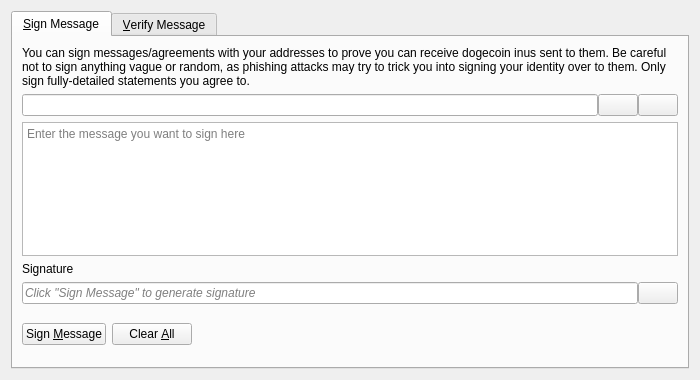
<?xml version="1.0" encoding="UTF-8"?>
<ui version="4.0">
 <class>SignVerifyMessageDialog</class>
 <widget class="QDialog" name="SignVerifyMessageDialog">
  <property name="geometry">
   <rect>
    <x>0</x>
    <y>0</y>
    <width>700</width>
    <height>380</height>
   </rect>
  </property>
  <property name="windowTitle">
   <string>Signatures - Sign / Verify a Message</string>
  </property>
  <property name="modal">
   <bool>true</bool>
  </property>
  <layout class="QVBoxLayout" name="verticalLayout">
   <item>
    <widget class="QTabWidget" name="tabWidget">
     <property name="currentIndex">
      <number>0</number>
     </property>
     <widget class="QWidget" name="tabSignMessage">
      <attribute name="title">
       <string>&amp;Sign Message</string>
      </attribute>
      <layout class="QVBoxLayout" name="verticalLayout_SM">
       <item>
        <widget class="QLabel" name="infoLabel_SM">
         <property name="text">
          <string>You can sign messages/agreements with your addresses to prove you can receive dogecoin inus sent to them. Be careful not to sign anything vague or random, as phishing attacks may try to trick you into signing your identity over to them. Only sign fully-detailed statements you agree to.</string>
         </property>
         <property name="textFormat">
          <enum>Qt::PlainText</enum>
         </property>
         <property name="wordWrap">
          <bool>true</bool>
         </property>
        </widget>
       </item>
       <item>
        <layout class="QHBoxLayout" name="horizontalLayout_1_SM">
         <property name="spacing">
          <number>0</number>
         </property>
         <item>
          <widget class="QValidatedLineEdit" name="addressIn_SM">
           <property name="toolTip">
            <string>The Litecoin address to sign the message with</string>
           </property>
          </widget>
         </item>
         <item>
          <widget class="QPushButton" name="addressBookButton_SM">
           <property name="toolTip">
            <string>Choose previously used address</string>
           </property>
           <property name="text">
            <string/>
           </property>
           <property name="icon">
            <iconset resource="../bitcoin.qrc">
             <normaloff>:/icons/address-book</normaloff>:/icons/address-book</iconset>
           </property>
           <property name="shortcut">
            <string>Alt+A</string>
           </property>
           <property name="autoDefault">
            <bool>false</bool>
           </property>
          </widget>
         </item>
         <item>
          <widget class="QPushButton" name="pasteButton_SM">
           <property name="toolTip">
            <string>Paste address from clipboard</string>
           </property>
           <property name="text">
            <string/>
           </property>
           <property name="icon">
            <iconset resource="../bitcoin.qrc">
             <normaloff>:/icons/editpaste</normaloff>:/icons/editpaste</iconset>
           </property>
           <property name="shortcut">
            <string>Alt+P</string>
           </property>
           <property name="autoDefault">
            <bool>false</bool>
           </property>
          </widget>
         </item>
        </layout>
       </item>
       <item>
        <widget class="QPlainTextEdit" name="messageIn_SM">
         <property name="toolTip">
          <string>Enter the message you want to sign here</string>
         </property>
         <property name="placeholderText">
          <string>Enter the message you want to sign here</string>
         </property>
        </widget>
       </item>
       <item>
        <widget class="QLabel" name="signatureLabel_SM">
         <property name="text">
          <string>Signature</string>
         </property>
         <property name="textFormat">
          <enum>Qt::PlainText</enum>
         </property>
        </widget>
       </item>
       <item>
        <layout class="QHBoxLayout" name="horizontalLayout_2_SM">
         <property name="spacing">
          <number>0</number>
         </property>
         <item>
          <widget class="QLineEdit" name="signatureOut_SM">
           <property name="placeholderText">
            <string>Click "Sign Message" to generate signature</string>
           </property>
           <property name="font">
            <font>
             <italic>true</italic>
            </font>
           </property>
           <property name="readOnly">
            <bool>true</bool>
           </property>
          </widget>
         </item>
         <item>
          <widget class="QPushButton" name="copySignatureButton_SM">
           <property name="toolTip">
            <string>Copy the current signature to the system clipboard</string>
           </property>
           <property name="text">
            <string/>
           </property>
           <property name="icon">
            <iconset resource="../bitcoin.qrc">
             <normaloff>:/icons/editcopy</normaloff>:/icons/editcopy</iconset>
           </property>
           <property name="autoDefault">
            <bool>false</bool>
           </property>
          </widget>
         </item>
        </layout>
       </item>
       <item>
        <layout class="QHBoxLayout" name="horizontalLayout_3_SM">
         <item>
          <widget class="QPushButton" name="signMessageButton_SM">
           <property name="toolTip">
            <string>Sign the message to prove you own this Litecoin address</string>
           </property>
           <property name="text">
            <string>Sign &amp;Message</string>
           </property>
           <property name="icon">
            <iconset resource="../bitcoin.qrc">
             <normaloff>:/icons/edit</normaloff>:/icons/edit</iconset>
           </property>
           <property name="autoDefault">
            <bool>false</bool>
           </property>
          </widget>
         </item>
         <item>
          <widget class="QPushButton" name="clearButton_SM">
           <property name="toolTip">
            <string>Reset all sign message fields</string>
           </property>
           <property name="text">
            <string>Clear &amp;All</string>
           </property>
           <property name="icon">
            <iconset resource="../bitcoin.qrc">
             <normaloff>:/icons/remove</normaloff>:/icons/remove</iconset>
           </property>
           <property name="autoDefault">
            <bool>false</bool>
           </property>
          </widget>
         </item>
         <item>
          <spacer name="horizontalSpacer_1_SM">
           <property name="orientation">
            <enum>Qt::Horizontal</enum>
           </property>
           <property name="sizeHint" stdset="0">
            <size>
             <width>40</width>
             <height>48</height>
            </size>
           </property>
          </spacer>
         </item>
         <item>
          <widget class="QLabel" name="statusLabel_SM">
           <property name="font">
            <font>
             <weight>75</weight>
             <bold>true</bold>
            </font>
           </property>
           <property name="text">
            <string/>
           </property>
           <property name="wordWrap">
            <bool>true</bool>
           </property>
          </widget>
         </item>
         <item>
          <spacer name="horizontalSpacer_2_SM">
           <property name="orientation">
            <enum>Qt::Horizontal</enum>
           </property>
           <property name="sizeHint" stdset="0">
            <size>
             <width>40</width>
             <height>48</height>
            </size>
           </property>
          </spacer>
         </item>
        </layout>
       </item>
      </layout>
     </widget>
     <widget class="QWidget" name="tabVerifyMessage">
      <attribute name="title">
       <string>&amp;Verify Message</string>
      </attribute>
      <layout class="QVBoxLayout" name="verticalLayout_VM">
       <item>
        <widget class="QLabel" name="infoLabel_VM">
         <property name="text">
          <string>Enter the receiver's address, message (ensure you copy line breaks, spaces, tabs, etc. exactly) and signature below to verify the message. Be careful not to read more into the signature than what is in the signed message itself, to avoid being tricked by a man-in-the-middle attack. Note that this only proves the signing party receives with the address, it cannot prove sendership of any transaction!</string>
         </property>
         <property name="textFormat">
          <enum>Qt::PlainText</enum>
         </property>
         <property name="alignment">
          <set>Qt::AlignLeading|Qt::AlignLeft|Qt::AlignTop</set>
         </property>
         <property name="wordWrap">
          <bool>true</bool>
         </property>
        </widget>
       </item>
       <item>
        <layout class="QHBoxLayout" name="horizontalLayout_1_VM">
         <property name="spacing">
          <number>0</number>
         </property>
         <item>
          <widget class="QValidatedLineEdit" name="addressIn_VM">
           <property name="toolTip">
            <string>The Litecoin address the message was signed with</string>
           </property>
          </widget>
         </item>
         <item>
          <widget class="QPushButton" name="addressBookButton_VM">
           <property name="toolTip">
            <string>Choose previously used address</string>
           </property>
           <property name="text">
            <string/>
           </property>
           <property name="icon">
            <iconset resource="../bitcoin.qrc">
             <normaloff>:/icons/address-book</normaloff>:/icons/address-book</iconset>
           </property>
           <property name="shortcut">
            <string>Alt+A</string>
           </property>
           <property name="autoDefault">
            <bool>false</bool>
           </property>
          </widget>
         </item>
        </layout>
       </item>
       <item>
        <widget class="QPlainTextEdit" name="messageIn_VM">
          <property name="toolTip">
            <string>The signed message to verify</string>
          </property>
          <property name="placeholderText">
            <string>The signed message to verify</string>
          </property>
        </widget>
       </item>
       <item>
        <widget class="QValidatedLineEdit" name="signatureIn_VM">
          <property name="toolTip">
            <string>The signature given when the message was signed</string>
          </property>
          <property name="placeholderText">
            <string>The signature given when the message was signed</string>
          </property>
        </widget>
       </item>
       <item>
        <layout class="QHBoxLayout" name="horizontalLayout_2_VM">
         <item>
          <widget class="QPushButton" name="verifyMessageButton_VM">
           <property name="toolTip">
            <string>Verify the message to ensure it was signed with the specified Litecoin address</string>
           </property>
           <property name="text">
            <string>Verify &amp;Message</string>
           </property>
           <property name="icon">
            <iconset resource="../bitcoin.qrc">
             <normaloff>:/icons/transaction_0</normaloff>:/icons/transaction_0</iconset>
           </property>
           <property name="autoDefault">
            <bool>false</bool>
           </property>
          </widget>
         </item>
         <item>
          <widget class="QPushButton" name="clearButton_VM">
           <property name="toolTip">
            <string>Reset all verify message fields</string>
           </property>
           <property name="text">
            <string>Clear &amp;All</string>
           </property>
           <property name="icon">
            <iconset resource="../bitcoin.qrc">
             <normaloff>:/icons/remove</normaloff>:/icons/remove</iconset>
           </property>
           <property name="autoDefault">
            <bool>false</bool>
           </property>
          </widget>
         </item>
         <item>
          <spacer name="horizontalSpacer_1_VM">
           <property name="orientation">
            <enum>Qt::Horizontal</enum>
           </property>
           <property name="sizeHint" stdset="0">
            <size>
             <width>40</width>
             <height>48</height>
            </size>
           </property>
          </spacer>
         </item>
         <item>
          <widget class="QLabel" name="statusLabel_VM">
           <property name="font">
            <font>
             <weight>75</weight>
             <bold>true</bold>
            </font>
           </property>
           <property name="text">
            <string/>
           </property>
           <property name="wordWrap">
            <bool>true</bool>
           </property>
          </widget>
         </item>
         <item>
          <spacer name="horizontalSpacer_2_VM">
           <property name="orientation">
            <enum>Qt::Horizontal</enum>
           </property>
           <property name="sizeHint" stdset="0">
            <size>
             <width>40</width>
             <height>48</height>
            </size>
           </property>
          </spacer>
         </item>
        </layout>
       </item>
      </layout>
     </widget>
    </widget>
   </item>
  </layout>
 </widget>
 <customwidgets>
  <customwidget>
   <class>QValidatedLineEdit</class>
   <extends>QLineEdit</extends>
   <header>qt/qvalidatedlineedit.h</header>
  </customwidget>
 </customwidgets>
 <resources>
  <include location="../bitcoin.qrc"/>
 </resources>
 <connections/>
</ui>
